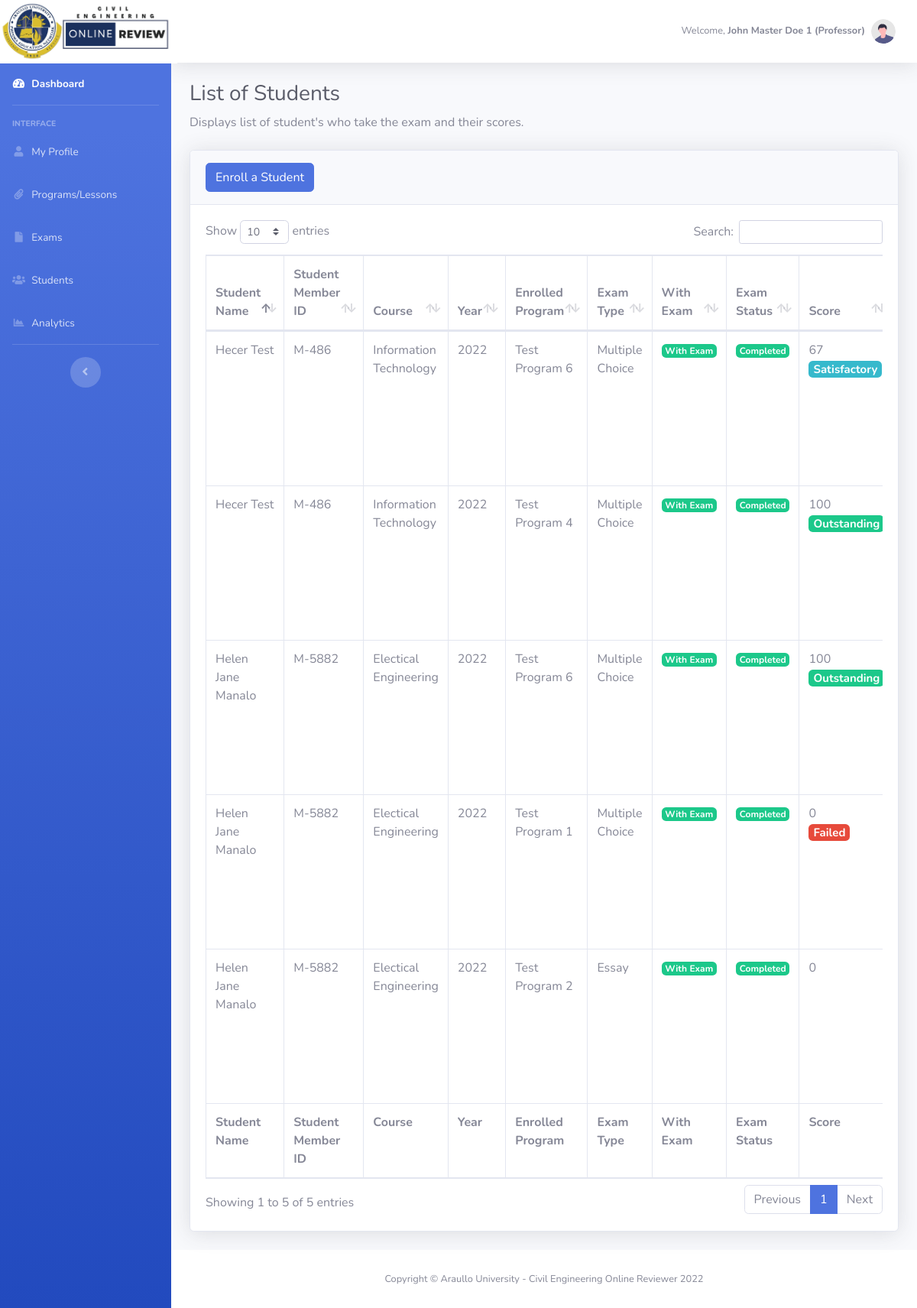
The app's page /dashboard/admin_students.php (signed in), older data.
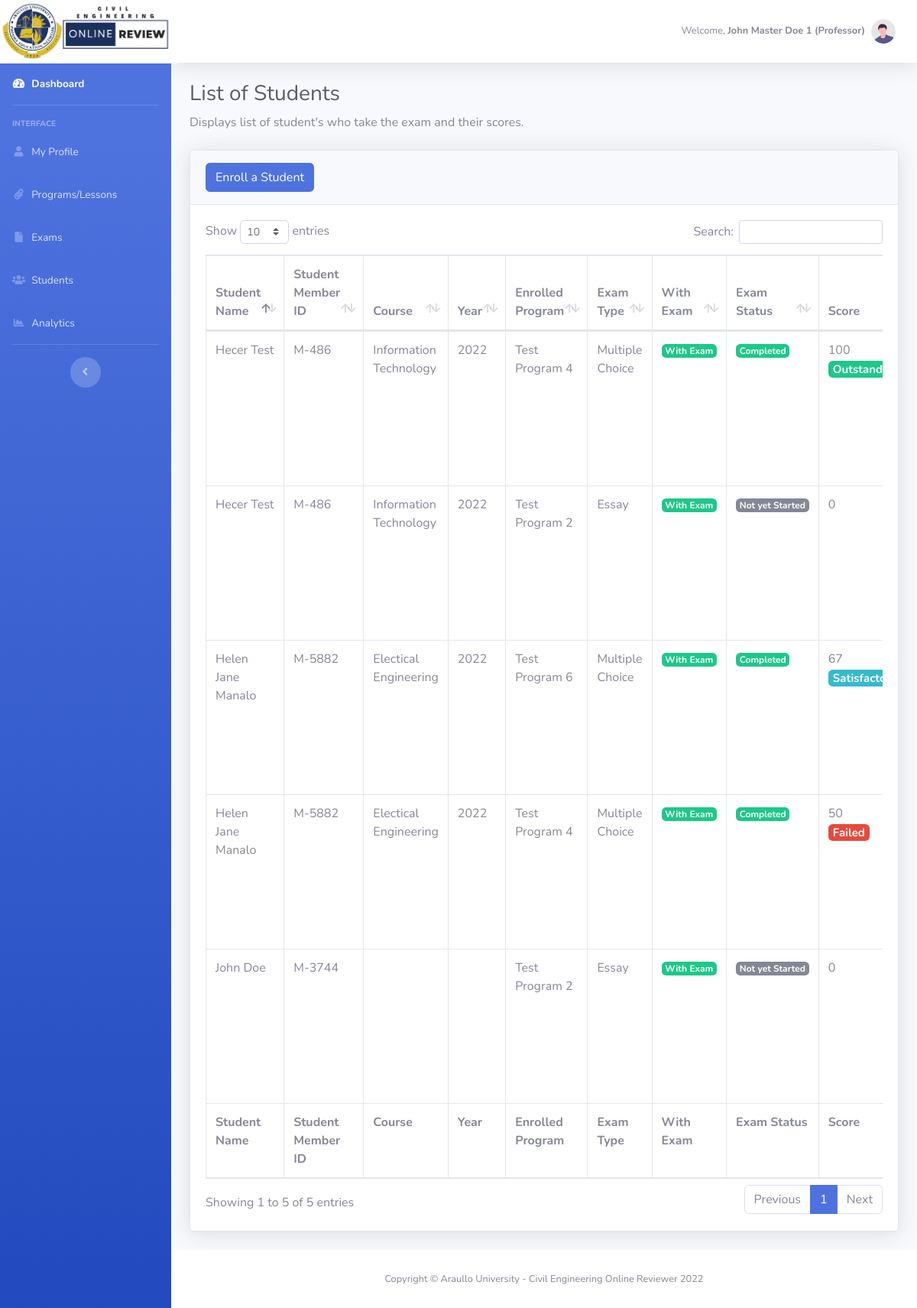
The same page, newer data.
### tables this page shows
CREATE TABLE `user_account` (
  `id` int(11) NOT NULL,
  `member_id` varchar(50) NOT NULL,
  `email_address` varchar(50) NOT NULL,
  `firstname` varchar(50) NOT NULL,
  `last_name` varchar(50) NOT NULL,
  `phone_number` int(11) NOT NULL,
  `age` int(11) NOT NULL,
  `birthday` varchar(50) NOT NULL,
  `religion` varchar(50) NOT NULL,
  `blood_type` varchar(50) NOT NULL,
  `upload_image` varchar(255) NOT NULL,
  `gender` varchar(50) NOT NULL,
  `user_type` varchar(25) NOT NULL,
  `password` varchar(255) NOT NULL,
  `date_created` varchar(100) NOT NULL,
  `date_updated` varchar(100) NOT NULL
);

CREATE TABLE `students` (
  `student_id` int(11) NOT NULL,
  `account_id` int(11) NOT NULL,
  `member_id` varchar(50) NOT NULL,
  `student_member_id` varchar(50) NOT NULL,
  `program_id` int(11) NOT NULL,
  `exam_attempt` int(11) NOT NULL,
  `stud_exam_status` int(11) NOT NULL,
  `exam_score` int(11) NOT NULL,
  `score_status` varchar(20) NOT NULL,
  `prof_comment_if_essay` longtext NOT NULL,
  `unenroll_student` int(11) NOT NULL,
  `date_modified` datetime NOT NULL
);

CREATE TABLE `user_additional_information` (
  `user_account_id` int(11) NOT NULL,
  `member_id` varchar(50) NOT NULL,
  `academic_year` int(5) NOT NULL,
  `teaching_class` varchar(50) NOT NULL,
  `course` varchar(50) NOT NULL,
  `section` varchar(100) NOT NULL,
  `class` varchar(100) NOT NULL
);

CREATE TABLE `programs` (
  `program_id` int(50) NOT NULL,
  `member_id` varchar(50) NOT NULL,
  `program_name` varchar(100) NOT NULL,
  `short_desc` longtext NOT NULL,
  `with_exam` int(2) NOT NULL,
  `upload_image` varchar(255) NOT NULL,
  `date_created` datetime NOT NULL,
  `date_modified` datetime NOT NULL
);

### dashboard/model/Admin.php (called while the page is built, shortened)
<?php
	class Admin {
		public $db;
		public function __construct(){
			$this->db = new mysqli(DB_HOST, DB_USER, DB_PASSWORD, DB_DATABASE);
		}
        public function get_admin_info($email_address){
    		$sql3="SELECT CONCAT_WS(' ', a.firstname, a.last_name) as fullname,
                        a.firstname,
                        a.last_name,
                        a.member_id,
                        a.email_address,
                        a.gender,
                        a.age,
                        a.birthday,
                        a.religion,
                        a.blood_type,
                        a.phone_number,
                        b.academic_year,
                        b.teaching_class,
                        b.section
                FROM user_account a
                LEFT JOIN user_additional_information b ON b.member_id = a.member_id
                WHERE a.email_address = '$email_address' AND user_type='Professor'";
	        $result = mysqli_query($this->db,$sql3);
	        return $user_data = mysqli_fetch_assoc($result);
    	}
    	public function get_fullname($email_address){
    		$sql3="SELECT CONCAT_WS(' ', firstname, last_name) as fullname FROM user_account WHERE email_address = '$email_address'";
	        $result = mysqli_query($this->db,$sql3);
	        $user_data = mysqli_fetch_array($result);
	        return $user_data['fullname'];
    	}
    	public function get_usertype($email_address){
    		$sql3="SELECT user_type FROM user_account WHERE email_address = '$email_address'";
	        $result = mysqli_query($this->db,$sql3);
	        $user_data = mysqli_fetch_array($result);
	        return $user_data['user_type'];
    	}
        public function get_all_students_list($member_id) {
    		$sql3="SELECT * FROM students a
                    LEFT JOIN programs b on b.program_id = a.program_id
                    LEFT JOIN user_account c on c.member_id = a.student_member_id
                    LEFT JOIN user_additional_information d on d.member_id = c.member_id
                    LEFT JOIN exam e on b.program_id = e.program_id
                    WHERE a.member_id = '$member_id'
                    AND c.user_type = 'Student'
                    AND unenroll_student = '0'";
	        $result = mysqli_query($this->db,$sql3);
	        return $result_data = mysqli_fetch_all($result,MYSQLI_ASSOC);
        }
	}
?>

### dashboard/admin_students.php (the view, shortened to what this page needs)
<?php
    include_once('db_header.php');
?>
    <h1 class="h3 mb-2 text-gray-800">List of Students</h1>
    <p class="mb-4">Displays list of student's who take the exam and their scores.</p>
    <div class="card shadow mb-4">
        <div class="card-header py-3">
            <h6 class="m-0 font-weight-bold text-primary">
                <a class="btn btn-primary" href="enroll_student.php?action=add">Enroll a Student</a>
            </h6>
        </div>
        <div class="card-body">
            <div class="table-responsive">
                <table class="table table-bordered" id="dataTable" width="100%" cellspacing="0">
                    <thead>
                        <tr>
                            <th>Student Name</th>
                            <th>Student Member ID</th>
                            <th>Course</th>
                            <th>Year</th>
                            <th>Enrolled Program</th>
                            <th>Exam Type</th>
                            <th>With Exam</th>
                            <th>Exam Status</th>
                            <th>Score</th>
                        </tr>
                    </thead>
                    <tfoot>
                        <tr>
                            <th>Student Name</th>
                            <th>Student Member ID</th>
                            <th>Course</th>
                            <th>Year</th>
                            <th>Enrolled Program</th>
                            <th>Exam Type</th>
                            <th>With Exam</th>
                            <th>Exam Status</th>
                            <th>Score</th>
                        </tr>
                    </tfoot>
                    <tbody>
                        <?php
                            $get_profile_info =  $admin->get_admin_info($_SESSION['email_address']);
                            $get_students_list =  $admin->get_all_students_list($get_profile_info['member_id']);
                            foreach($get_students_list as $students) {
                        ?>
                            <tr>
                                <td><?php echo $students['firstname'].' '.$students['last_name'] ?></td>
                                <td><?php echo $students['student_member_id'] ?></td>
                                <td><?php echo $students['course'] ?></td>
                                <td><?php echo $students['academic_year'] ?></td>
                                <td><?php echo $students['program_name'] ?></td>
                                <td>
                                    <?php
                                        if ($students['exam_category_id'] == '1') {
                                    ?>
                                        Essay
                                    <?php
                                        }
                                        else {
                                    ?>
                                        Multiple Choice
                                    <?php
                                        }
                                    ?>
                                </td>
                                <td>
                                    <?php
                                        if($students['with_exam'] == 2) {
                                    ?>
                                        <span class="badge badge-secondary">No exam linked</span>
                                    <?php
                                        }
                                        else {
                                    ?>
                                        <span class="badge badge-success">With Exam</span>
                                    <?php
                                        }
                                    ?>
                                </td>
                                <td>
                                    <?php
                                        if($students['with_exam'] != 0) {
                                            if($students['stud_exam_status'] == 0) {
                                    ?>
                                                <span class="badge badge-secondary">Not yet Started</span>
                                    <?php
                                            }
                                            else if($students['stud_exam_status'] == '1') {
                                    ?>
                                                <span class="badge badge-info">Started</span>
                                    <?php
                                            }
                                            else if($students['stud_exam_status'] == '2') {
                                    ?>
                                            <span class="badge badge-success">Completed</span>
                                    <?php
                                            }
                                        }
                                    ?>
                                </td>
                                <td>
                                    <?php
                                        echo $score = $students['exam_score'];
                                        if(($students['score_status'] == 'Failed')) {
                                    ?>
                                            <h5><span class="badge badge-danger">Failed</span></h5>
                                    <?php
                                        }
                                        elseif($students['score_status'] == 'Satisfactory') {
                                    ?>
                                            <h5><span class="badge badge-info">Satisfactory</span></h5>
                                    <?php
                                        }
                                        elseif($students['score_status'] == 'Passed') {
                                    ?>
                                            <h5><span class="badge badge-primary">Passed</span></h5>
                                    <?php
                                        }
                                        elseif($students['score_status'] == 'Outstanding') {
                                    ?>
                                            <h5><span class="badge badge-success">Outstanding</span></h5>
                                    <?php
                                        }
                                    ?>
                                </td>
                            </tr>
                        <?php
                            }
                        ?>
                    </tbody>
                </table>
            </div>
        </div>
    </div>
<?php
    include_once('db_footer.php');
?>

### dashboard/db_header.php (shortened to what this page needs)
<?php
    require_once ('model/Admin.php');
    $admin = new Admin();
?>
<!DOCTYPE html>
<html lang="en">
<head>
    <link href="vendor/fontawesome-free/css/all.min.css" rel="stylesheet" type="text/css">
    <link href="css/sb-admin-2.min.css" rel="stylesheet">
    <link href="vendor/datatables/dataTables.bootstrap4.min.css" rel="stylesheet">
</head>
<body id="page-top">
    <div id="wrapper">
        <?php
            include_once("menu.php")
        ?>
    <div id="content-wrapper" class="d-flex flex-column">
        <div id="content">
            <nav class="navbar navbar-expand navbar-light bg-white topbar mb-4 static-top shadow">
                <ul class="navbar-nav ml-auto">
                    <li class="nav-item dropdown no-arrow">
                        <a class="nav-link dropdown-toggle" href="#" id="userDropdown" role="button"
                            data-toggle="dropdown" aria-haspopup="true" aria-expanded="false">
                            <?php
                                if (isset($_SESSION['email_address'])) :
                            ?>
                                <span class="mr-2 d-none d-lg-inline text-gray-600 small">Welcome, <strong><?php echo $admin->get_fullname($_SESSION['email_address']); ?> (<?php echo $admin->get_usertype($_SESSION['email_address']); ?>)</strong></span>
                                <img class="img-profile rounded-circle"
                                    src="img/undraw_profile.svg">
                            <?php
                                endif
                            ?>
                        </a>
                    </li>
                </ul>
            </nav>
            <div class="container-fluid">

### dashboard/menu.php (shortened to what this page needs)
<ul class="navbar-nav bg-gradient-primary sidebar sidebar-dark accordion" id="accordionSidebar">
    <a class="sidebar-brand d-flex align-items-center justify-content-center" href="index.html">
        <div class="sidebar-brand-text mx-3"><img src="../assets/img/logo.png" height="85px" /></div>
    </a>
    <li class="nav-item active">
        <a class="nav-link" href="index.php">
            <i class="fas fa-fw fa-tachometer-alt"></i>
            <span>Dashboard</span></a>
    </li>
    <hr class="sidebar-divider">
    <div class="sidebar-heading">
        Interface
    </div>
    <?php if ($admin->get_usertype($_SESSION['email_address']) == 'Student') { ?>
        <li class="nav-item">
            <a class="nav-link" href="student_profile.php">
                <i class="fas fa-fw fa-user"></i>
                <span>My Profile</span>
            </a>
        </li>
        <li class="nav-item">
            <a class="nav-link" href="student_programs.php">
                <i class="fas fa-fw fa-paperclip"></i>
                <span>My Programs/Lessons</span>
            </a>
        </li>
        <li class="nav-item">
            <a class="nav-link" href="student_exams.php">
                <i class="fas fa-fw fa-file"></i>
                <span>My Exams</span>
            </a>
        </li>
    <?php } else { ?>
        <li class="nav-item">
            <a class="nav-link" href="admin_profile.php">
                <i class="fas fa-fw fa-user"></i>
                <span>My Profile</span>
            </a>
        </li>
        <li class="nav-item">
            <a class="nav-link" href="admin_programs.php">
                <i class="fas fa-fw fa-paperclip"></i>
                <span>Programs/Lessons</span>
            </a>
        </li>
        <li class="nav-item">
            <a class="nav-link" href="admin_exams.php">
                <i class="fas fa-fw fa-file"></i>
                <span>Exams</span>
            </a>
        </li>
        <li class="nav-item">
            <a class="nav-link" href="admin_students.php">
                <i class="fas fa-fw fa-users"></i>
                <span>Students</span>
            </a>
        </li>
        <li class="nav-item">
            <a class="nav-link" href="admin_chart.php">
                <i class="fas fa-fw fa-chart-area"></i>
                <span>Analytics</span>
            </a>
        </li>
    <?php } ?>
    <hr class="sidebar-divider">
    <div class="text-center d-none d-md-inline">
        <button class="rounded-circle border-0" id="sidebarToggle"></button>
    </div>
</ul>

### dashboard/db_footer.php (shortened to what this page needs)
    </div>
            </div>
    <footer class="sticky-footer bg-white">
                    <div class="container my-auto">
                        <div class="copyright text-center my-auto">
                            <span>Copyright &copy; Araullo University - Civil Engineering Online Reviewer 2022</span>
                        </div>
                    </div>
                </footer>
            </div>
        </div>
    </body>
</html>

Row changes from the older to the newer data that the page shows:
removed students: user_account.firstname "Hecer", user_account.last_name "Test", student_member "M-486", user_additional_information.course "Information Technology", user_additional_information.academic_year "2022", program.program_name "Test Program 6", shows "Multiple Choice", stud_exam_status "Completed", exam_score "67", score_status "Satisfactory"
removed students: user_account.firstname "Helen Jane", user_account.last_name "Manalo", student_member "M-5882", user_additional_information.course "Electical Engineering", user_additional_information.academic_year "2022", program.program_name "Test Program 6", shows "Multiple Choice", stud_exam_status "Completed", exam_score "100", score_status "Outstanding"
removed students: user_account.firstname "Helen Jane", user_account.last_name "Manalo", student_member "M-5882", user_additional_information.course "Electical Engineering", user_additional_information.academic_year "2022", program.program_name "Test Program 1", shows "Multiple Choice", stud_exam_status "Completed", exam_score "0", score_status "Failed"
removed students: user_account.firstname "Helen Jane", user_account.last_name "Manalo", student_member "M-5882", user_additional_information.course "Electical Engineering", user_additional_information.academic_year "2022", program.program_name "Test Program 2", shows "Essay", stud_exam_status "Completed", exam_score "0"
added students: user_account.firstname "Helen Jane", user_account.last_name "Manalo", student_member "M-5882", user_additional_information.course "Electical Engineering", user_additional_information.academic_year "2022", program.program_name "Test Program 6", shows "Multiple Choice", stud_exam_status "Completed", exam_score "67", score_status "Satisfactory"
added students: user_account.firstname "Helen Jane", user_account.last_name "Manalo", student_member "M-5882", user_additional_information.course "Electical Engineering", user_additional_information.academic_year "2022", program.program_name "Test Program 4", shows "Multiple Choice", stud_exam_status "Completed", exam_score "50", score_status "Failed"
added students: user_account.firstname "Hecer", user_account.last_name "Test", student_member "M-486", user_additional_information.course "Information Technology", user_additional_information.academic_year "2022", program.program_name "Test Program 2", shows "Essay", stud_exam_status "Not yet Started", exam_score "0"
added students: user_account.firstname "John", user_account.last_name "Doe", student_member "M-3744", program.program_name "Test Program 2", shows "Essay", stud_exam_status "Not yet Started", exam_score "0"
